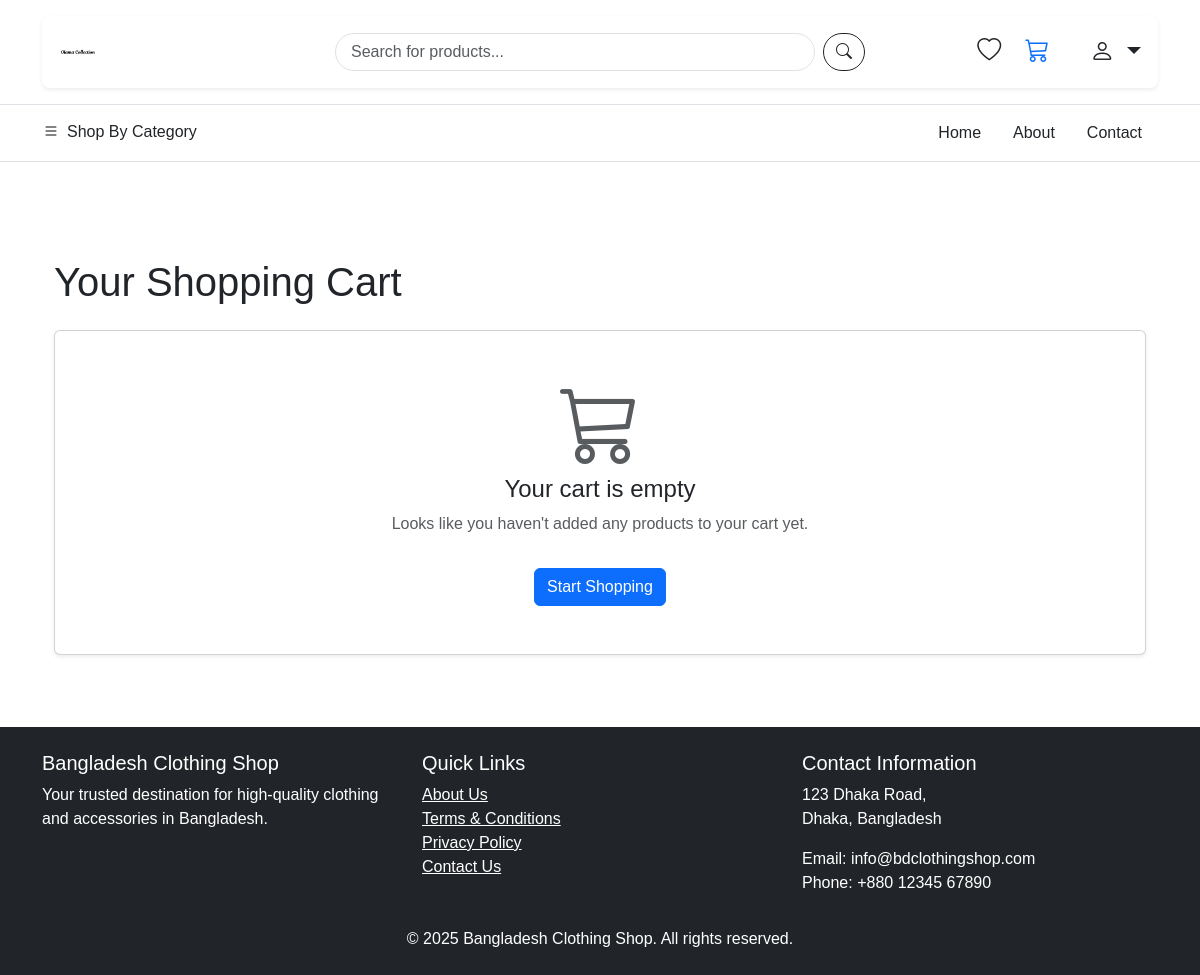
The page /cart/ (signed in) on the database as committed earlier.
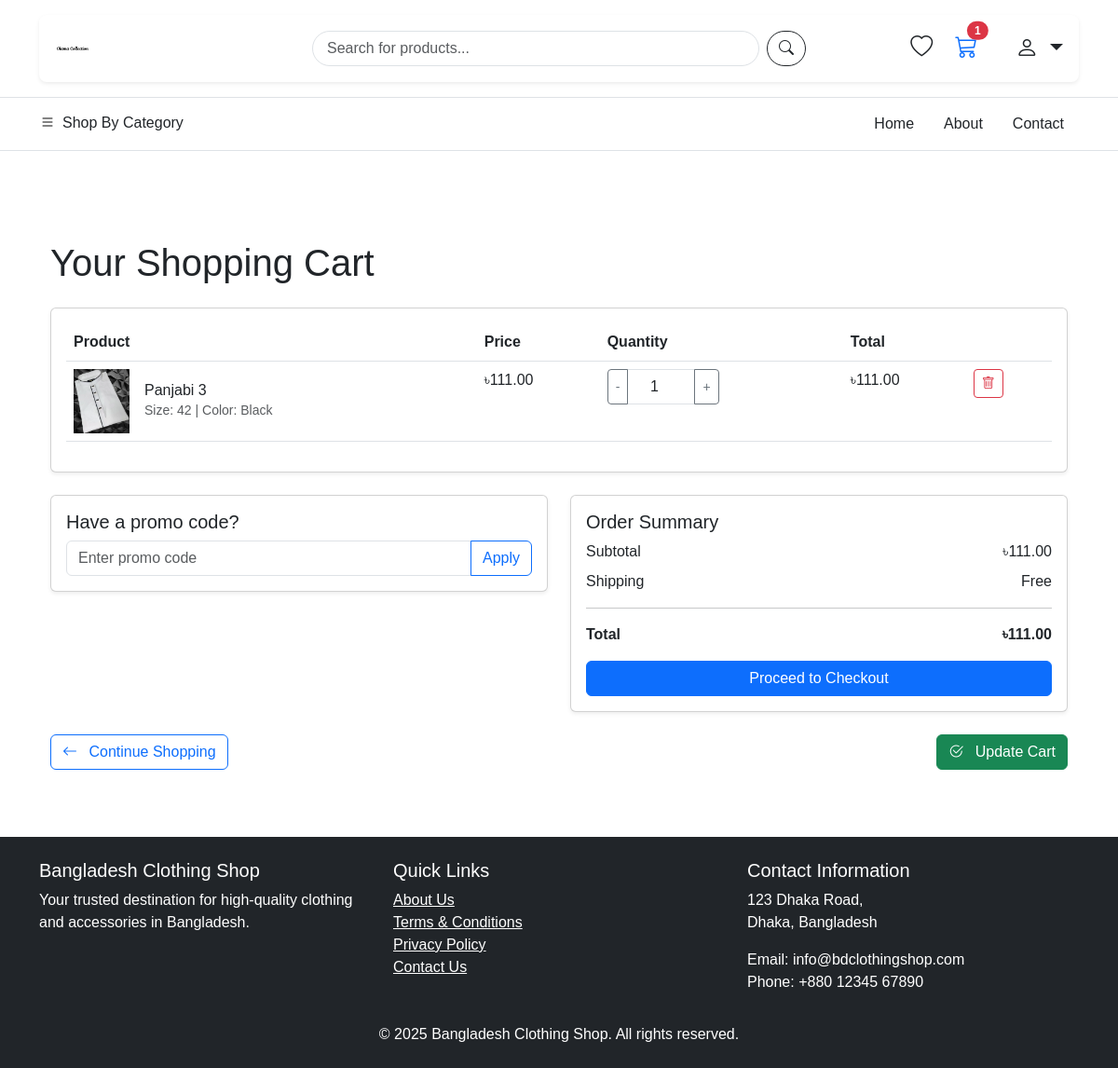
The same page on the database as committed later.
### cart/models.py (models this page shows, shortened)
class Cart(models.Model):
    user = models.ForeignKey(settings.AUTH_USER_MODEL, on_delete=models.CASCADE, null=True, blank=True)
    session_id = models.CharField(max_length=255, null=True, blank=True)
    created_at = models.DateTimeField(auto_now_add=True)
    updated_at = models.DateTimeField(auto_now=True)
    @property
    def total_price(self):
        return sum(item.total_price for item in self.items.all())
    @property
    def total_items(self):
        return sum(item.quantity for item in self.items.all())

class CartItem(models.Model):
    cart = models.ForeignKey(Cart, on_delete=models.CASCADE, related_name='items')
    product_variant = models.ForeignKey(ProductVariant, on_delete=models.CASCADE)
    quantity = models.PositiveIntegerField(default=1)
    class Meta:
        unique_together = ('cart', 'product_variant')
    @property
    def total_price(self):
        if hasattr(self.product_variant, 'price'):
            variant_price = self.product_variant.price
        else:
            variant_price = self.product_variant.product.price
        return variant_price * self.quantity

### products/models.py (models this page shows, shortened)
class ProductImage(models.Model):
    product = models.ForeignKey(Product, on_delete=models.CASCADE, related_name='images')
    image = models.ImageField(upload_to='products/')
    alt_text = models.CharField(max_length=255, null=True, blank=True)
    is_main = models.BooleanField(default=False)

class ProductVariant(models.Model):
    product = models.ForeignKey(Product, on_delete=models.CASCADE, related_name='variants')
    size = models.CharField(max_length=50, null=True, blank=True)
    color = models.CharField(max_length=50, null=True, blank=True)
    price_adjustment = models.DecimalField(max_digits=10, decimal_places=2, default=0)
    stock_quantity = models.PositiveIntegerField(default=0)
    sku = models.CharField(max_length=100, null=True, blank=True)
    @property
    def price(self):
        base_price = self.product.discount_price if self.product.discount_price else self.product.price
        return base_price + self.price_adjustment

class Product(models.Model):
    PRODUCT_TYPE_CHOICES = (
        ('simple', 'Simple Product'),
        ('variable', 'Variable Product')
    )
    name = models.CharField(max_length=255)
    slug = models.SlugField(unique=True)
    description = models.TextField()
    category = models.ForeignKey(Category, on_delete=models.CASCADE)
    price = models.DecimalField(max_digits=10, decimal_places=2)
    discount_price = models.DecimalField(max_digits=10, decimal_places=2, null=True, blank=True)
    is_featured = models.BooleanField(default=False)
    is_active = models.BooleanField(default=True)
    created_at = models.DateTimeField(auto_now_add=True)
    updated_at = models.DateTimeField(auto_now=True)
    product_type = models.CharField(max_length=10, choices=PRODUCT_TYPE_CHOICES, default='simple')
    stock_quantity = models.PositiveIntegerField(default=0, null=True, blank=True)
    sku = models.CharField(max_length=100, null=True, blank=True)

### cart/views.py (the view)
# urls.py: path('', views.cart_detail, name='cart_detail'),
def cart_detail(request):
    cart = request.cart
    cart_items = cart.items.all()
    context = {
        'title': 'Your Shopping Cart',
        'cart': cart,
        'cart_items': cart_items
    }
    return render(request, 'cart/cart.html', context)

### core/context_processors.py (called while the page is built)
def site_settings(request):
    return {
        'site_name': get_site_config('site_name', 'Bangladesh E-commerce'),
        'site_logo': get_site_config('site_logo', '/static/img/default-logo.png'),
        'contact_email': get_site_config('contact_email', 'info@example.com'),
        'contact_phone': get_site_config('contact_phone', '+880xxxxxxxxx'),
    }

### core/utils.py (called while the page is built)
def get_site_config(name, default=None):
    try:
        config = SiteConfiguration.objects.get(name=name, active=True)
        if config.value:
            return config.value
        elif config.image:
            return config.image.url
        return default
    except SiteConfiguration.DoesNotExist:
        return default

### templates/cart/cart.html (shortened to what the changed rows need)
{% extends 'base.html' %}
{% load static %}
{% block content %}
<div class="container my-5">
    <h1 class="mb-4">Your Shopping Cart</h1>
    {% if cart_items %}
    <form method="post" action="{% url 'cart:update_cart' %}" id="cart-form">
        <div class="card shadow-sm mb-4">
            <div class="card-body">
                <div class="table-responsive">
                    <table class="table table-hover">
                        <thead>
                            <tr>
                                <th>Product</th>
                                <th>Price</th>
                                <th>Quantity</th>
                                <th>Total</th>
                                <th></th>
                            </tr>
                        </thead>
                        <tbody>
                            {% for item in cart_items %}
                            <tr>
                                <td>
                                    <div class="d-flex align-items-center">
                                        {% with product_image=item.product_variant.product.images.first %}
                                            {% if product_image %}
                                                <img src="{{ product_image.image.url }}" alt="{{ item.product_variant.product.name }}" width="60" class="me-3">
                                            {% else %}
                                                <img src="{% static 'images/no-image.png' %}" alt="No Image Available" width="60" class="me-3">
                                            {% endif %}
                                        {% endwith %}
                                        <div>
                                            <h6 class="mb-0">{{ item.product_variant.product.name }}</h6>
                                            <small class="text-muted">
                                                {% if item.product_variant.size %}Size: {{ item.product_variant.size }}{% endif %}
                                                {% if item.product_variant.color %}{% if item.product_variant.size %} | {% endif %}Color: {{ item.product_variant.color }}{% endif %}
                                            </small>
                                        </div>
                                    </div>
                                </td>
                                <td>
                                    {% if item.product_variant.price %}
                                        ৳{{ item.product_variant.price }}
                                    {% else %}
                                        ৳{{ item.product_variant.product.price }}
                                    {% endif %}
                                </td>
                                <td>
                                    <div class="input-group" style="width: 120px;">
                                        <button type="button" class="btn btn-sm btn-outline-secondary decrease-qty" data-item-id="{{ item.id }}">-</button>
                                        <input type="number" name="quantity_{{ item.id }}" value="{{ item.quantity }}" min="1" class="form-control text-center">
                                        <button type="button" class="btn btn-sm btn-outline-secondary increase-qty" data-item-id="{{ item.id }}">+</button>
                                    </div>
                                </td>
                                <td>৳{{ item.total_price }}</td>
                                <td>
                                    <button type="button" class="btn btn-sm btn-outline-danger remove-item" data-item-id="{{ item.id }}">
                                        <i class="bi bi-trash"></i>
                                    </button>
                                </td>
                            </tr>
                            {% endfor %}
                        </tbody>
                    </table>
                </div>
            </div>
        </div>
        <div class="row">
            <div class="col-md-6">
                <div class="card shadow-sm mb-4">
                    <div class="card-body">
                        <h5 class="card-title">Have a promo code?</h5>
                        <div class="input-group">
                            <input type="text" class="form-control" placeholder="Enter promo code">
                            <button class="btn btn-outline-primary" type="button">Apply</button>
                        </div>
                    </div>
                </div>
            </div>
            <div class="col-md-6">
                <div class="card shadow-sm mb-4">
                    <div class="card-body">
                        <h5 class="card-title">Order Summary</h5>
                        <div class="d-flex justify-content-between mb-2">
                            <span>Subtotal</span>
                            <span>৳{{ cart.total_price }}</span>
                        </div>
                        <div class="d-flex justify-content-between mb-2">
                            <span>Shipping</span>
                            <span>Free</span>
                        </div>
                        <hr>
                        <div class="d-flex justify-content-between mb-3">
                            <strong>Total</strong>
                            <strong>৳{{ cart.total_price }}</strong>
                        </div>
                        <div class="d-grid">
                            <a href="{% url 'orders:checkout' %}" class="btn btn-primary">Proceed to Checkout</a>
                        </div>
                    </div>
                </div>
            </div>
        </div>
        <div class="d-flex justify-content-between">
            <a href="{% url 'home' %}" class="btn btn-outline-primary">
                <i class="bi bi-arrow-left me-2"></i> Continue Shopping
            </a>
            <button type="submit" class="btn btn-success">
                <i class="bi bi-check2-circle me-2"></i> Update Cart
            </button>
        </div>
    </form>
    {% else %}
    <div class="card shadow-sm">
        <div class="card-body text-center py-5">
            <i class="bi bi-cart3 display-1 text-muted mb-3"></i>
            <h4>Your cart is empty</h4>
            <p class="text-muted">Looks like you haven't added any products to your cart yet.</p>
            <a href="{% url 'home' %}" class="btn btn-primary mt-3">Start Shopping</a>
        </div>
    </div>
    {% endif %}
</div>
{% endblock %}

### templates/base.html (shortened to what the changed rows need)
{% load static %}
<!DOCTYPE html>
<html lang="en">
<head>
    <link href="https://cdn.jsdelivr.net/npm/bootstrap@5.3.0-alpha1/dist/css/bootstrap.min.css" rel="stylesheet">
    <link rel="stylesheet" href="https://cdn.jsdelivr.net/npm/bootstrap-icons@1.11.1/font/bootstrap-icons.css">
    <link rel="stylesheet" href="{% static 'css/style.css' %}">
</head>
<body>
    <header class="mb-4">
        <div class="container my-3">
            <div class="card shadow-sm border-0">
                <div class="card-body py-3">
                    <div class="row align-items-center">
                        <div class="col-md-3 d-flex justify-content-end gap-4">
                            <a href="{% url 'cart:cart_detail' %}" class="cart-icon position-relative me-3">
                                <i class="bi bi-cart3 fs-4"></i>
                                {% if request.cart.total_items > 0 %}
                                    <span class="cart-count position-absolute top-0 start-100 translate-middle badge rounded-pill bg-danger">
                                        {{ request.cart.total_items }}
                                    </span>
                                {% else %}
                                    <span class="cart-count position-absolute top-0 start-100 translate-middle badge rounded-pill bg-danger" style="display: none;">
                                        0
                                    </span>
                                {% endif %}
                            </a>
                        </div>
                    </div>
                </div>
            </div>
        </div>
    </header>
    <main class="container py-4">
        {% block content %}{% endblock %}
    </main>
</body>
</html>

Rows that differ between the two databases and show on the page:
now on this page (row unchanged): Cart: cart.total_items "1", total_price "111.00"
added CartItem: product_variant.product.images.first.image (picture), product_variant.product.name "Panjabi 3", product_variant.size "42", product_variant.color "Black", product_variant.price "111.00", quantity "1", total_price "111.00"
Other text that changed with them:
text no longer shown: "Your cart is empty Looks like you haven't added any products to your cart yet. Start Shopping"
text now shown: "Product Price Quantity Total Have a promo code? Apply Order Summary Subtotal ৳ Shipping Free Total ৳ Proceed to Checkout Continue Shopping Update Cart"
